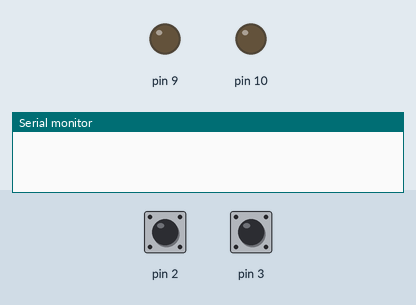
This sketch was run on a simulated Arduino Uno, built with avr-gcc and run on an emulated ATmega328P. Parts: output pins drawn as LEDs (lit = HIGH), the last lines printed to the serial monitor. Dashed ring = blinking. The test bench sets the inputs (shaded band); at power-on: pin 2 HIGH, pin 3 HIGH.

Above: at 1.2 s.
1.3 s: pin 2 pulled LOW for 3.2 s
At 2.75 s:
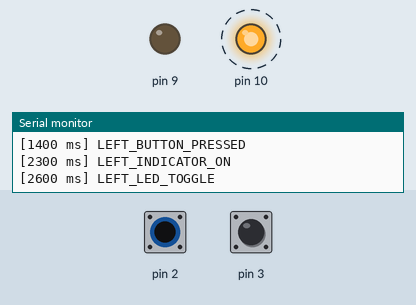
6.0 s: pin 3 pulled LOW for 3.2 s
At 7.45 s:
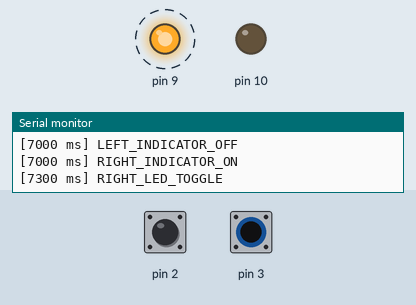
10.7 s: pin 2 driven LOW and pin 3 driven LOW
At 12.15 s:
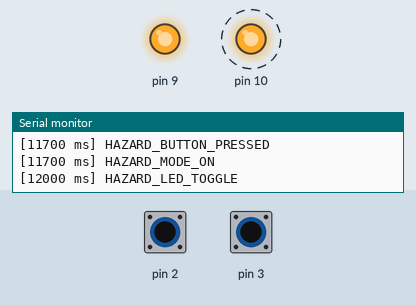
13.7 s: pin 2 driven HIGH
At 14.6 s:
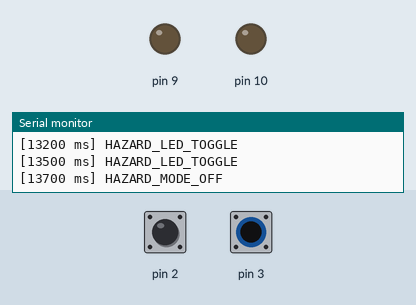
15.2 s: pin 2 driven LOW
At 16.65 s:
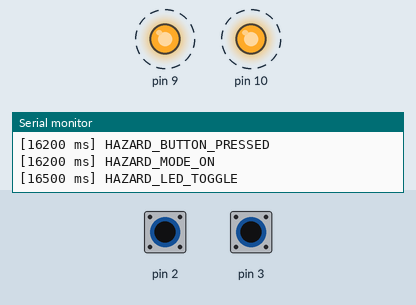
Timing chart, 0 to 19.2 s (numbered marks = the images above; inputs shaded):
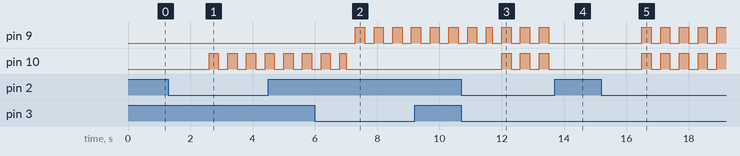

Measured:
- after the input at 1.3 s, pin 10: alternates HIGH for 0.30 s and LOW for 0.30 s, starting after 1.3 s
- after the input at 6.0 s, pin 9: alternates HIGH for 0.30 s and LOW for 0.30 s, starting after 1.3 s
- after the input at 10.7 s, pin 10: alternates HIGH for 0.30 s and LOW for 0.30 s, starting after 1.3 s
- after the input at 13.7 s, pin 9, pin 10: stops changing and stays LOW
- after the input at 15.2 s, pin 9, pin 10: alternates HIGH for 0.30 s and LOW for 0.30 s, starting after 1.3 s

The sketch:

sketch.ino
```cpp
#include <Arduino.h>

// ===================== DEFINITIONS =====================
#define LEFT_BTN   2
#define RIGHT_BTN  3
#define LEFT_LED   10
#define RIGHT_LED  9

typedef enum {
  STATE_OFF,
  STATE_LEFT,
  STATE_RIGHT,
  STATE_HAZARD
} State;

// ===================== BSW =====================
int BSW_GPIO_Read(int pin) { return digitalRead(pin); }
void BSW_GPIO_Init(int pin, int mode) { pinMode(pin, mode); }
void BSW_PWM_Write(int pin, int value) { analogWrite(pin, value); }

void BSW_UART_Init() { Serial.begin(9600); }
void BSW_UART_Log(unsigned long time, const char *msg) {
  Serial.print("["); Serial.print(time);
  Serial.print(" ms] "); Serial.println(msg);
}

// Scheduler (100 ms, robust)
unsigned long currentTime = 0;
unsigned long lastTick = 0;

int BSW_Scheduler_100ms() {
  if (millis() - lastTick >= 100) {
    lastTick += 100;   // no drift
    currentTime += 100;
    return 1;
  }
  return 0;
}

// ===================== ASW =====================
State currentState = STATE_OFF;

// Button handling
int leftStable = 0, rightStable = 0;
int leftPressed = 0, rightPressed = 0;
int prevLeftPressed = 0, prevRightPressed = 0;

int leftHold = 0, rightHold = 0;
int leftEventDone = 0, rightEventDone = 0;

// LED control
int ledState = 0;
unsigned long lastBlinkTime = 0;

// ================= BUTTON TASK =================
void ASW_ReadButtons() {

  int rawLeft = (BSW_GPIO_Read(LEFT_BTN) == LOW);
  int rawRight = (BSW_GPIO_Read(RIGHT_BTN) == LOW);

  // Debounce (200 ms)
  leftStable = rawLeft ? leftStable + 1 : 0;
  rightStable = rawRight ? rightStable + 1 : 0;

  leftPressed = (leftStable >= 2);
  rightPressed = (rightStable >= 2);

  // Edge logging (disabled during hazard for cleaner logs)
  if (currentState != STATE_HAZARD) {
    if (leftPressed && !prevLeftPressed)
      BSW_UART_Log(currentTime, "LEFT_BUTTON_PRESSED");

    if (rightPressed && !prevRightPressed)
      BSW_UART_Log(currentTime, "RIGHT_BUTTON_PRESSED");
  }

  // Hold detection (1 sec)
  leftHold = leftPressed ? leftHold + 100 : 0;
  rightHold = rightPressed ? rightHold + 100 : 0;

  // Reset event lock on release
  if (!leftPressed && prevLeftPressed) leftEventDone = 0;
  if (!rightPressed && prevRightPressed) rightEventDone = 0;

  prevLeftPressed = leftPressed;
  prevRightPressed = rightPressed;
}

// ================= STATE CONTROL =================
void ASW_SetState(State newState) {
  currentState = newState;
  ledState = 0;
  lastBlinkTime = currentTime;

  leftHold = 0;
  rightHold = 0;
}

// ================= STATE MACHINE =================
void ASW_StateMachine() {

  // ===== HAZARD ENTRY =====
  if (leftHold >= 1000 && rightHold >= 1000) {
    if (currentState != STATE_HAZARD) {
      BSW_UART_Log(currentTime, "HAZARD_BUTTON_PRESSED");
      BSW_UART_Log(currentTime, "HAZARD_MODE_ON");
      ASW_SetState(STATE_HAZARD);
    }
    return;
  }

  // ===== HAZARD EXIT =====
  if (currentState == STATE_HAZARD) {
    if ((leftHold >= 1000 && !leftEventDone) ||
        (rightHold >= 1000 && !rightEventDone)) {

      BSW_UART_Log(currentTime, "HAZARD_MODE_OFF");
      ASW_SetState(STATE_OFF);

      leftEventDone = 1;
      rightEventDone = 1;
    }
    return;
  }

  // ===== LEFT INDICATOR =====
  if (leftPressed && !rightPressed) {
    if (leftHold >= 1000 && !leftEventDone) {

      if (currentState == STATE_RIGHT) {
        BSW_UART_Log(currentTime, "RIGHT_INDICATOR_OFF");
        BSW_UART_Log(currentTime, "LEFT_INDICATOR_ON");
        ASW_SetState(STATE_LEFT);
      }
      else if (currentState == STATE_LEFT) {
        BSW_UART_Log(currentTime, "LEFT_INDICATOR_OFF");
        ASW_SetState(STATE_OFF);
      }
      else {
        BSW_UART_Log(currentTime, "LEFT_INDICATOR_ON");
        ASW_SetState(STATE_LEFT);
      }

      leftEventDone = 1;
    }
  }

  // ===== RIGHT INDICATOR =====
  else if (rightPressed && !leftPressed) {
    if (rightHold >= 1000 && !rightEventDone) {

      if (currentState == STATE_LEFT) {
        BSW_UART_Log(currentTime, "LEFT_INDICATOR_OFF");
        BSW_UART_Log(currentTime, "RIGHT_INDICATOR_ON");
        ASW_SetState(STATE_RIGHT);
      }
      else if (currentState == STATE_RIGHT) {
        BSW_UART_Log(currentTime, "RIGHT_INDICATOR_OFF");
        ASW_SetState(STATE_OFF);
      }
      else {
        BSW_UART_Log(currentTime, "RIGHT_INDICATOR_ON");
        ASW_SetState(STATE_RIGHT);
      }

      rightEventDone = 1;
    }
  }
}

// ================= LED TASK =================
void ASW_UpdateLEDs() {

  // Blink every 300 ms
  if (currentState != STATE_OFF) {
    if (currentTime - lastBlinkTime >= 300) {
      lastBlinkTime = currentTime;
      ledState = !ledState;

      if (currentState == STATE_LEFT)
        BSW_UART_Log(currentTime, "LEFT_LED_TOGGLE");
      else if (currentState == STATE_RIGHT)
        BSW_UART_Log(currentTime, "RIGHT_LED_TOGGLE");
      else
        BSW_UART_Log(currentTime, "HAZARD_LED_TOGGLE");
    }
  }

  int leftPWM = 0, rightPWM = 0;

  if (currentState == STATE_LEFT)
    leftPWM = ledState ? 255 : 0;
  else if (currentState == STATE_RIGHT)
    rightPWM = ledState ? 255 : 0;
  else if (currentState == STATE_HAZARD) {
    leftPWM = ledState ? 255 : 0;
    rightPWM = ledState ? 255 : 0;
  }

  BSW_PWM_Write(LEFT_LED, leftPWM);
  BSW_PWM_Write(RIGHT_LED, rightPWM);
}

// ================= MAIN =================
void setup() {
  BSW_GPIO_Init(LEFT_BTN, INPUT_PULLUP);
  BSW_GPIO_Init(RIGHT_BTN, INPUT_PULLUP);
  BSW_GPIO_Init(LEFT_LED, OUTPUT);
  BSW_GPIO_Init(RIGHT_LED, OUTPUT);

  BSW_UART_Init();
}

void loop() {
  if (BSW_Scheduler_100ms()) {
    ASW_ReadButtons();
    ASW_StateMachine();
    ASW_UpdateLEDs();
  }
}
```
